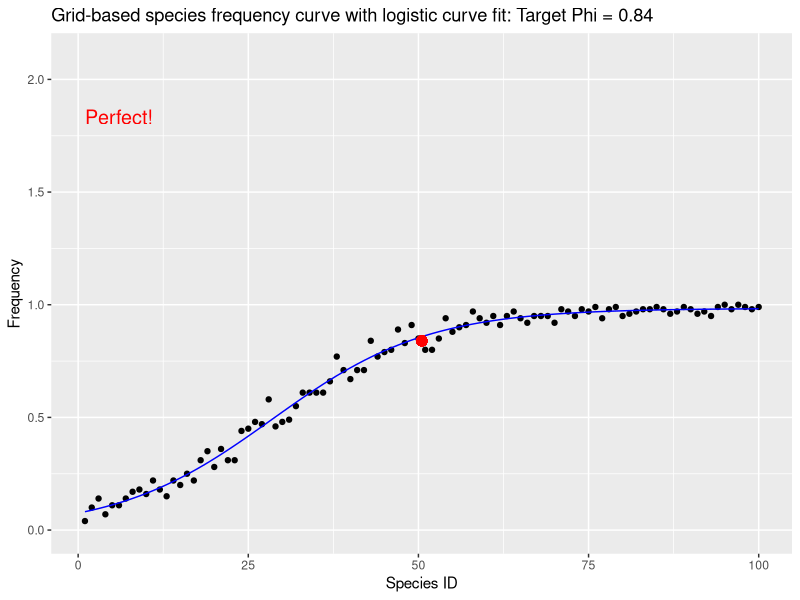
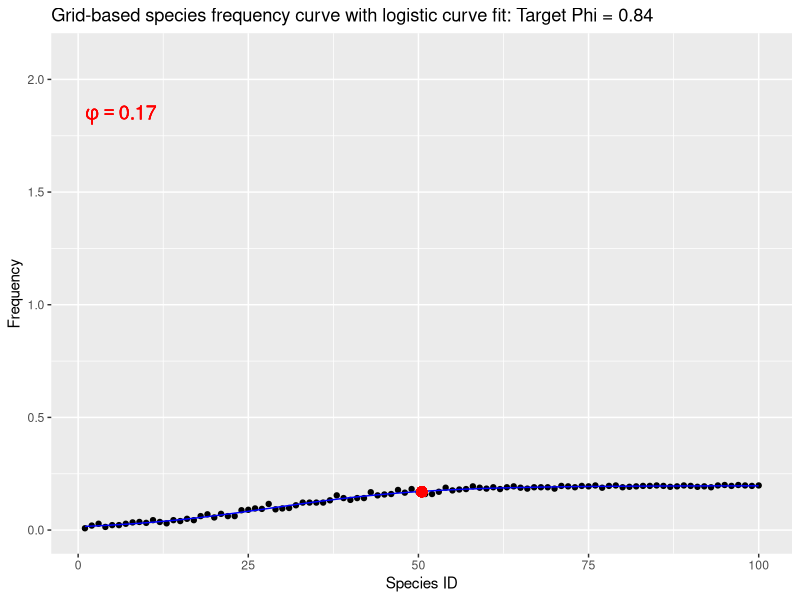
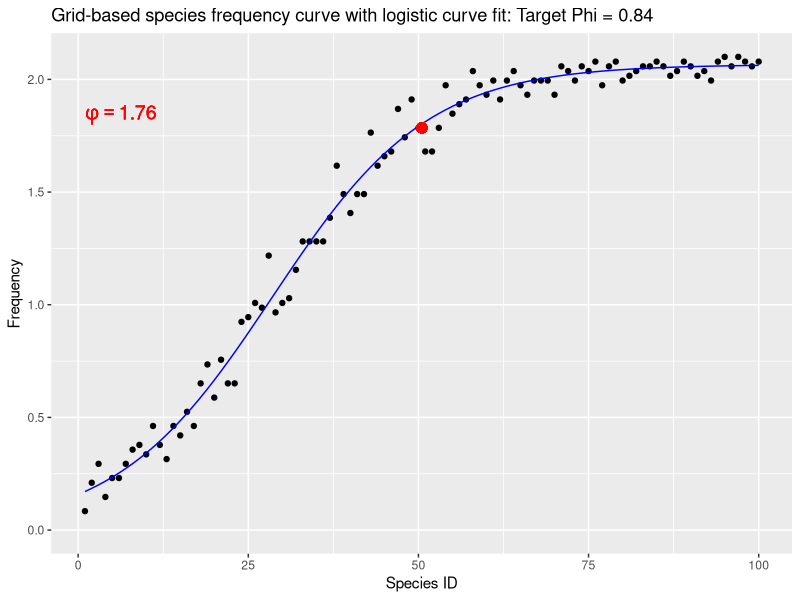
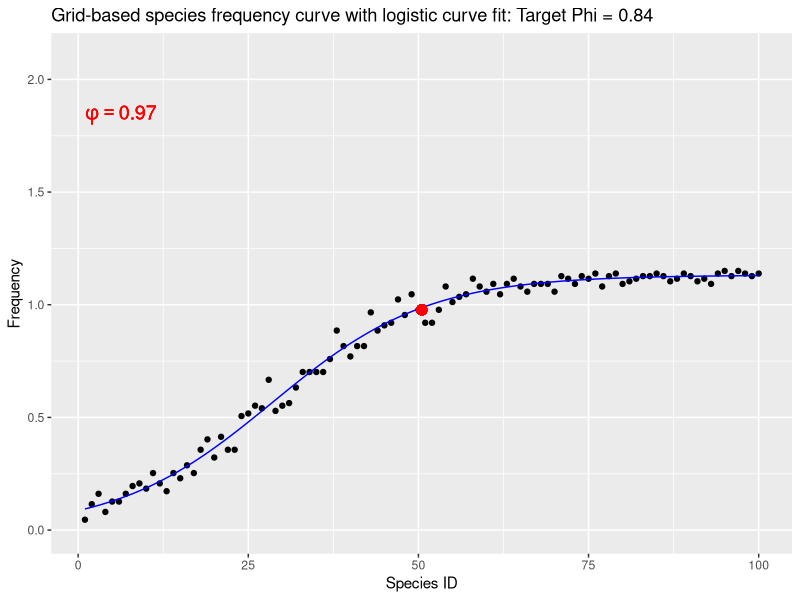
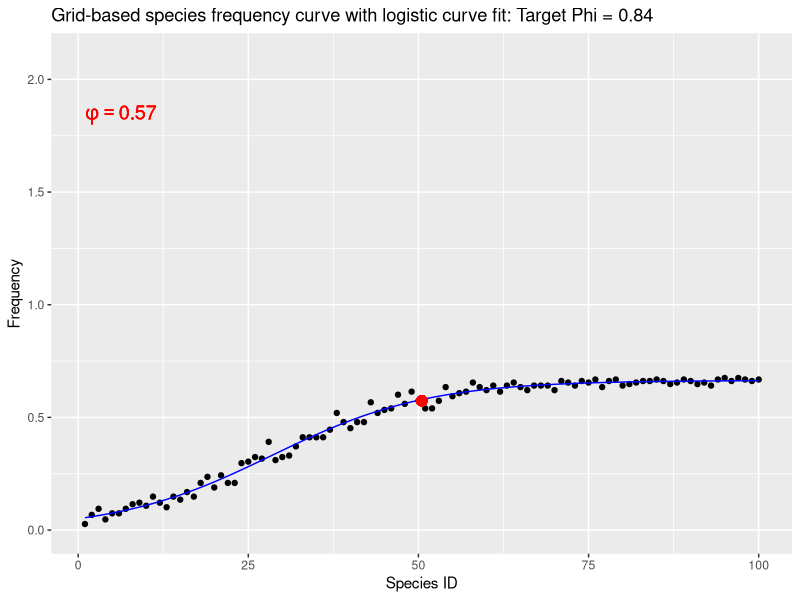
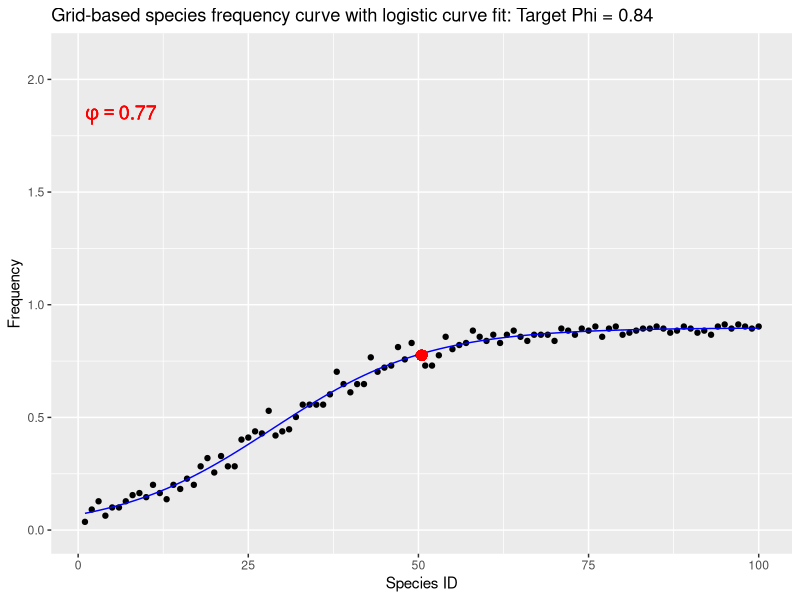
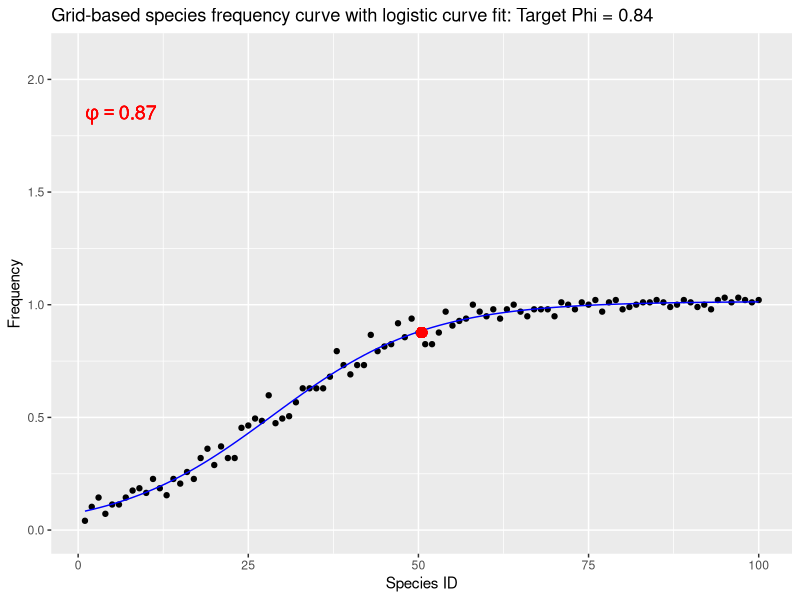
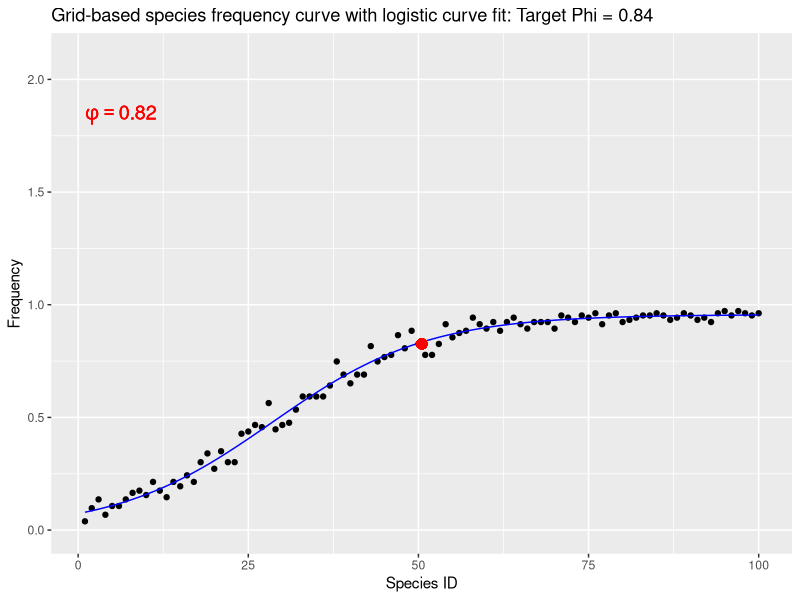

These charts were generated, in order, by the following R code: (Note: this script raises an error after producing the figures.)
## Produce animated example of how a multiplier adjusts a set of species frequencies relative to some target frequency-weighted mean frequency (Phi in Frescalo)
## Oli Pescott
## 04th March 2024
#rm(list=ls())
library(spatstat)
library(ggplot2)
library(magick) ## gganimate didn't work without ggplotly, which I couldn't install due to some version conflict
set.seed(92)

# Parameters
x_range <- c(0, 20)
y_range <- c(0, 20)
grid_size <- 10
num_species <- 100
max_presence <- 0.98
# Generate species frequencies using a sigmoidal curve
x <- 1:num_species
intensities <- max_presence / (1 + exp(-0.075 * (x - num_species / 2)))
calculateFWMF <- function(intensities) {
  sum(intensities^2) / sum(intensities)
}
RIGHT = function(x,n){
  substring(x,nchar(x)-n+1)
}

calculateFWMF(intensities) # "pure" Phi based on underlying Poisson intensities

simulateSpeciesOccurrences <- function(intensities = intensities, x_range = x_range, y_range = y_range, num_species = num_species) {
  W <- owin(c(x_range[1], x_range[2]), c(y_range[1], y_range[2]))
  all_species <- lapply(1:num_species, function(i) {
    pattern <- rpoispp(intensities[i], win = W)
    marks(pattern) <- as.factor(rep(i, pattern$n))
    return(pattern)
  })
  combined_species <- do.call(superimpose, all_species)
  return(combined_species)
}

combined_species <- simulateSpeciesOccurrences(intensities = intensities, x_range = x_range, y_range = y_range, num_species = num_species)

plotGriddedSpeciesFrequency <- function(combined_species = combined_species, x_range = x_range, y_range = y_range, grid_size = grid_size) {
  # Create breaks for the grid cells
  x_breaks <- seq(x_range[1], x_range[2], length.out = grid_size + 1)
  y_breaks <- seq(y_range[1], y_range[2], length.out = grid_size + 1)
  
  # Count over all occurrences of every species in each grid cell
  counts <- quadratcount(combined_species, tess = tess(xgrid = x_breaks, ygrid = y_breaks))
  
  # Now assuming 'combined_species' is a ppp object with marks indicating species
  # Split the combined point pattern into a list of point patterns for each species
  species_ppps <- split.ppp(combined_species)
  
  # Use lapply to apply quadratcount to each species' point pattern
  species_counts <- lapply(species_ppps, function(ppp) {
    quadratcount(ppp, tess = tess(xgrid = x_breaks, ygrid = y_breaks))
  })
  
  # Extract total counts per species correctly
  total_counts_per_species <- sapply(species_counts, function(counts) {
    # If counts is directly an atomic vector, sum it directly
    if (is.atomic(counts)) {
      out <- sapply(counts, function(x) ifelse(x>=1,1,0))
      return(sum(out))
    } else if (is.list(counts) && !is.null(counts$counts)) {
      # If counts is a list and has a $counts component, sum that
      out2 <- sapply(counts$counts, function(x) ifelse(x>=1,1,0))
      #return(sum(counts$counts))
      return(sum(out2))
    } else {
      # Otherwise, return NA or handle as appropriate for your data structure
      return(NA)
    }
  })
  
  # Calculate species grid/quadrat frequencies
  species_frequenciesQ <- total_counts_per_species / grid_size^2
  
  # Prepare data for plotting
  plot_data <- data.frame(Species = 1:length(species_frequenciesQ), Frequency = species_frequenciesQ)
  
  # Assuming 'plot_data' is your data frame with 'Species' and 'Frequency'
  nls_model <- nls(Frequency ~ A / (1 + exp(-B * (Species - C))), 
                   data = plot_data, 
                   start = list(A = max(plot_data$Frequency), B = 0.1, C = median(plot_data$Species)))
  # Create a new data frame for predictions
  species_seq <- seq(min(plot_data$Species), max(plot_data$Species), length.out = 100)
  pred_data <- data.frame(Species = species_seq)
  pred_data$Predicted <- predict(nls_model, newdata = pred_data)
  # Original data plot with qplot
  p <- ggplot2::qplot(data = plot_data, x = Species, y = Frequency, geom = "point", ylim = c(0,2.1),
             main = "Grid-based species frequency curve with logistic curve fit: Target Phi = 0.84", xlab = "Species ID", ylab = "Frequency")
  
  # Add NLS fitted line
  p <- p + geom_line(data = pred_data, aes(x = Species, y = Predicted), color = "blue")
  
  # Empirical FWMF based on grid-based summary at given scale
  fwmf <- calculateFWMF(species_frequenciesQ)
  
  median_species_id <- median(plot_data$Species)
  
  p <- p + geom_point(aes(x = median_species_id, y = fwmf), color = "red", size = 3) +
    annotate("text", x = 1, y = 1.8, label = "Perfect!", 
             hjust = 0, vjust = 0, color = "red", size = 5)
  
    # Save the plot as an image
  #ggsave(filename = paste0("outputs/plot_", as.character(round(fwmf,2)), ".png"), plot = p, width = 10, height = 8)
  ggsave(filename = paste0("outputs/plot_", "009", ".png"), plot = p, width = 8, height = 6)
  # also return items
  return(list(plot = p, fwmf = fwmf, gridFreqs = species_frequenciesQ))
}

out <- plotGriddedSpeciesFrequency(combined_species = combined_species, x_range = x_range, y_range = y_range, grid_size = grid_size)

# Assuming original grid frequencies are stored in `original_intensities`
# and the original grid FWMF is calculated and stored in `target_fwmf`

findMultiplier <- function(original_intensities = out$gridFreqs/3, target_fwmf = 0.84, tolerance = 0.01, max_iterations = 10) {
  low <- 0
  high <- 20
  current_multiplier <- 1
  iterList <- list()
  for (i in 1:max_iterations) {
    current_intensities <- original_intensities * current_multiplier
    iterList[[i]] <- current_intensities
    current_fwmf <- calculateFWMF(current_intensities)
    if (abs(current_fwmf - target_fwmf) < tolerance) {
      break
    } else if (current_fwmf < target_fwmf) {
      low <- current_multiplier
    } else {
      high <- current_multiplier
    }
    current_multiplier <- (low + high) / 2
  }
  current_multiplier <- round(current_multiplier,2)
  return(c(final_multiplier = current_multiplier, iterList = iterList))
}

out2 <- findMultiplier(original_intensities = out$gridFreqs/5, target_fwmf = 0.84, tolerance = 0.01, max_iterations = 10)

# We now have a list of interated grid frequencies that we can plot

#generatePlot <- function(grid_freqs, iter) {
generatePlot <- function(grid_freqs) {
  # Prepare data for plotting
  plot_data <- data.frame(Species = 1:length(grid_freqs), Frequency = grid_freqs)
  
  # Assuming 'plot_data' is your data frame with 'Species' and 'Frequency'
  nls_model <- nls(Frequency ~ A / (1 + exp(-B * (Species - C))), 
                   data = plot_data, 
                   start = list(A = max(plot_data$Frequency), B = 0.1, C = median(plot_data$Species)))
  # Create a new data frame for predictions
  species_seq <- seq(min(plot_data$Species), max(plot_data$Species), length.out = 100)
  pred_data <- data.frame(Species = species_seq)
  pred_data$Predicted <- predict(nls_model, newdata = pred_data)
  # Original data plot with qplot
  p <- ggplot2::qplot(data = plot_data, x = Species, y = Frequency, geom = "point", ylim = c(0,2.1),
                      main = "Grid-based species frequency curve with logistic curve fit: Target Phi = 0.84", xlab = "Species ID", ylab = "Frequency")
  
  # Add NLS fitted line
  p <- p + geom_line(data = pred_data, aes(x = Species, y = Predicted), color = "blue")
  
  # Empirical FWMF based on grid-based summary at given scale
  fwmf <- calculateFWMF(grid_freqs)
  
  median_species_id <- median(plot_data$Species)
  
  # p <- p + geom_point(aes(x = median_species_id, y = fwmf), color = "red", size = 3) +
  #   annotate("text", x = 1, y = 1.8, label = bquote(phi == .(round(fwmf, 2))), 
  #            hjust = 0, vjust = 0, color = "red", size = 5)
  
    # Find the corresponding frequency for the median species for a more accurate y-coordinate
  median_species_freq <- plot_data$Frequency[which.min(abs(plot_data$Species - median_species_id))]
  
  p <- p + geom_point(aes(x = median_species_id, y = median_species_freq), color = "red", size = 3) +
           annotate("text", x = 1, y = 1.8, label = bquote(phi == .(round(fwmf, 2))), 
                  hjust = 0, vjust = 0, color = "red", size = 5)
  
  # Add iteration text
  # number <- RIGHT(iter, 1)
  # p <- p + annotate("text", x = 1, y = 2.05, label = paste0("Iteration: ", as.character(number)), 
  #                   hjust = 0, vjust = 0, color = "black", size = 5)
    
   # Save the plot as an image
  #ggsave(filename = paste0("outputs/plot_", as.character(round(fwmf,3)), ".png"), plot = p, width = 10, height = 8)
  #ggsave(filename = sprintf("outputs/plot_%03d.png", plot_id), plot = p, width = 8, height = 6)
  
  # also
  return(p)
}

#out3 <- lapply(out2[2:9], function(x) generatePlot(grid_freqs = x, iter = names(x)))
out3 <- lapply(out2[2:9], function(x) generatePlot(grid_freqs = x))

# Iterate through the list of plots and save each
for (i in seq_along(out3)) {
  # Define a unique filename for each plot
  plotname <- sprintf("outputs/plot_%03d.png", i) # This names files as plot_001.png, plot_002.png, etc.
  
  # Save the current plot in the loop
  ggsave(filename = plotname, plot = out3[[i]], width = 8, height = 6)
}

# Now animate using magick
# Read the images
image_files <- list.files(path = "outputs/", pattern = "plot_\\d+\\.png", full.names = TRUE)
image_list <- lapply(image_files, image_read)
image_combined <- image_join(image_list)

# Animate and save
animation <- image_animate(image_combined, fps = 1)
image_write(animation, "outputs/species_frequency_animation.gif")
